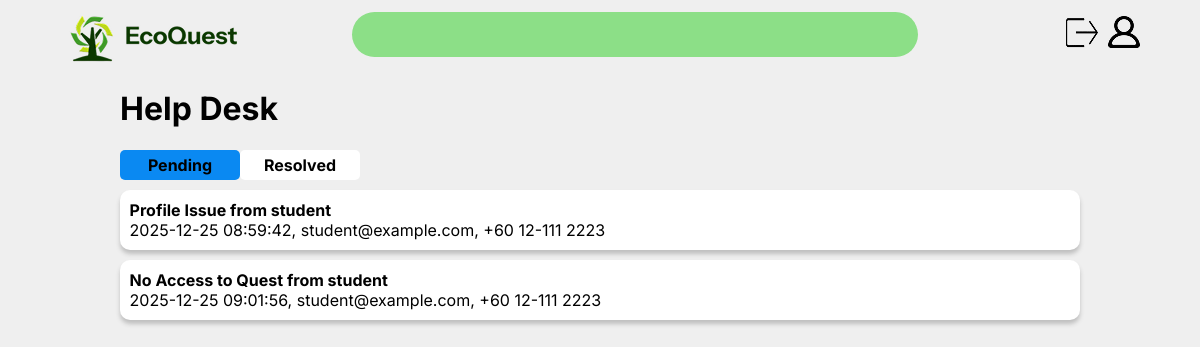
Screenshot of /help/manageTicket.php?mode=pending with the database file from the repository.
### tables this page shows
CREATE TABLE IF NOT EXISTS `ticket` (
  `ticketID` int NOT NULL AUTO_INCREMENT,
  `accountID` int NOT NULL,
  `title` varchar(255) NOT NULL,
  `issue` text NOT NULL,
  `image` varchar(255) DEFAULT NULL,
  `status` varchar(20) NOT NULL,
  `timestamp` timestamp NOT NULL DEFAULT CURRENT_TIMESTAMP,
  PRIMARY KEY (`ticketID`),
  KEY `accountID` (`accountID`)
);

CREATE TABLE IF NOT EXISTS `account` (
  `accountID` int NOT NULL AUTO_INCREMENT,
  `username` varchar(100) NOT NULL,
  `password` varchar(255) NOT NULL,
  `email` varchar(255) NOT NULL,
  `phone` varchar(30) NOT NULL,
  `picture` varchar(255) DEFAULT NULL,
  `role` varchar(20) NOT NULL,
  PRIMARY KEY (`accountID`),
  UNIQUE KEY `username` (`username`)
);

### help/manageTicket.php (the view, shortened to what this page needs)
<?php
    include $_SERVER['DOCUMENT_ROOT'].'/RWDD/setup/navigation.php';
    if (isset($_GET['mode'])) {
        switch ($_GET['mode']) {
            case 'pending':
                $style = ['#0A89F2', 'white'];
                break;
        }
    }
?>
<!DOCTYPE html>
<html lang="en">
<head>
    <link rel="stylesheet" href="/RWDD/css/layout.css" />
    <link rel="stylesheet" href="/RWDD/css/form.css" />
    <link rel="stylesheet" href="/RWDD/help/helpDesk.css" />
</head>
<body>
    <h1>Help Desk</h1>
    <div id="wrapper">
        <div class="tab">
            <div class="option" style="background-color: <?= $style[0] ?>"><a href="/RWDD/help/manageTicket.php?mode=pending">Pending</a></div>
            <div class="option" style="background-color: <?= $style[1] ?>"><a href="/RWDD/help/manageTicket.php?mode=resolved">Resolved</a></div>
        </div>
        <div id="ticketArea">
            <?php
            if ($_GET['mode'] === 'pending') {
                $sql = "SELECT t.ticketID, t.title, t.timestamp, a.username, a.email, a.phone
                        FROM ticket t
                        LEFT JOIN account a ON t.accountID = a.accountID
                        WHERE t.status='pending'";
            } else {
                $sql = "SELECT t.ticketID, t.title, t.timestamp, t.status, a.username, a.email, a.phone
                        FROM ticket t
                        LEFT JOIN account a ON t.accountID = a.accountID
                        WHERE t.status!='pending'";
            }
            $statement = mysqli_query($connect, $sql);
            while ($ticket = mysqli_fetch_array($statement)) {
                $title = $ticket['title'];
                $timestamp = $ticket['timestamp'];
                $ticketID = $ticket['ticketID'];
                $username = $ticket['username'];
                $email = $ticket['email'];
                $phone = $ticket['phone'];
                if ($_GET['mode'] === 'pending') {
                    $clickable = "onclick='window.location.href=\"/RWDD/help/viewTicket.php?ticket=$ticketID\"'";
                } else {
                    $clickable = "";
                }
                echo "<div class='ticket' $clickable>";
                echo "<div class='ticketText'>";
                echo "<p><strong>$title from $username</strong><br />$timestamp, $email, $phone</p>";
                echo "</div>";
                echo "</div>";
            }
            ?>
        </div>
    </div>
</body>
</html>

### css/layout.css (style rules this page uses)
body { display: grid; font-family: 'Inter'; grid-template-columns: repeat(20, 1fr); background-color: #EFEFEF; margin: 0; }
.tab { display: flex; justify-content: space-evenly; align-items: center; }
.option { width: 100%; padding: 5px 0 5px 0; box-sizing: border-box; text-align: center; border-radius: 5px; color: black; text-decoration: none; font-weight: bold; }

### setup/navigation.css (style rules this page uses)
a { color: black; text-decoration: none; }

### help/helpDesk.css (style rules this page uses)
.ticket { display: flex; background-color: white; box-sizing: border-box; padding: 10px 1%; border-radius: 10px; box-shadow: 0 4px 4px #BFBFBF; margin-top: 10px; }
.ticketText { width: 95%; }
.ticketText p { margin: 0; }
@media only screen and (min-width: 700px) { #wrapper { display: grid; grid-column: 3 / 19; grid-template-columns: repeat(16, 1fr); } }
@media only screen and (min-width: 700px) { h1 { grid-column: 3 / 19; } }
@media only screen and (min-width: 700px) { .tab { grid-column: 1 / 5; } }
@media only screen and (min-width: 700px) { #ticketArea { grid-column: 1 / 17; } }

### rows the page displays
ticket: title "Profile Issue", accountID.username "student", timestamp "2025-12-25 08:59:42", accountID.email "student@example.com", accountID.phone "+60 12-111 2223"
ticket: title "No Access to Quest", accountID.username "student", timestamp "2025-12-25 09:01:56", accountID.email "student@example.com", accountID.phone "+60 12-111 2223"
